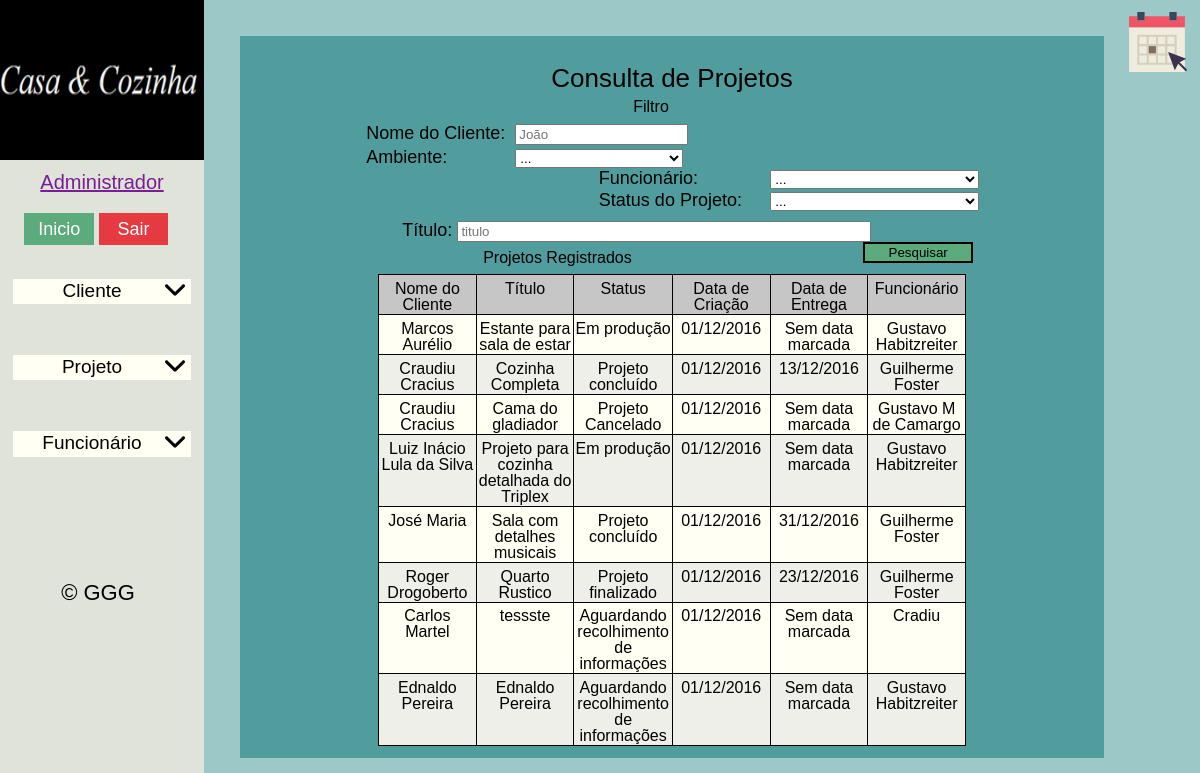
The app's page /index.php?pas=projeto&arq=consultas (signed in) with its own data.
### tables this page shows
CREATE TABLE `projetos` (
  `id` int(4) UNSIGNED ZEROFILL NOT NULL COMMENT 'Codigo de identificação de projetos.',
  `funcionarios_id` tinyint(2) UNSIGNED ZEROFILL NOT NULL COMMENT 'Código de identificação do funcionário.',
  `clientes_id` tinyint(3) UNSIGNED ZEROFILL NOT NULL COMMENT 'Código de identificação do cliente.',
  `status` tinyint(1) NOT NULL COMMENT 'Status em que se encontra o projeto:\n1 - Aguardando recolhimento de informações\n2 - Desenvolvimento pré-molde\n3 - Em produção\n4 - Projeto finalizado\n5 - Projeto concluido\n6 - Projeto cancelado',
  `titulo` varchar(45) NOT NULL COMMENT 'Titulo do projeto.',
  `bairro` varchar(20) NOT NULL COMMENT 'Bairro onde o cliente reside.',
  `logradouro` varchar(45) NOT NULL COMMENT 'Rua/Avenida que o cliente reside.',
  `numero` int(5) NOT NULL COMMENT 'Numero da casa da residencia do cliente.',
  `complemento` varchar(40) NOT NULL COMMENT 'Complemento da residencia do cliente.',
  `cidade` varchar(30) DEFAULT NULL COMMENT 'Cidade que o cliente reside.',
  `descricao` text COMMENT 'Descrição do projeto, onde é registrado as informações/descrições que o cliente repassa para o funcionário.',
  `valor` decimal(6,2) DEFAULT NULL
);

CREATE TABLE `clientes` (
  `id` tinyint(3) UNSIGNED ZEROFILL NOT NULL COMMENT 'Código de identificação do cliente.',
  `nome` varchar(45) NOT NULL COMMENT 'Nome completo do cliente.',
  `telefone` bigint(14) NOT NULL COMMENT 'Numero telefonico do cliente para contato.',
  `cpf` bigint(11) DEFAULT NULL COMMENT 'CPF do cliente.',
  `rg` char(10) DEFAULT NULL COMMENT 'RG do cliente.',
  `email` varchar(100) DEFAULT NULL COMMENT 'email do cliente para contato.',
  `cidade` varchar(30) DEFAULT NULL COMMENT 'Cidade onde o cliente reside.',
  `bairro` varchar(20) DEFAULT NULL COMMENT 'Bairro onde o cliente reside.',
  `logradouro` varchar(45) DEFAULT NULL COMMENT 'Rua/Avenida onde o cliente reside.',
  `numero` int(5) DEFAULT NULL COMMENT 'Numero da residencia do cliente.',
  `complemento` varchar(40) DEFAULT NULL COMMENT 'Complemento da residencia do cliente.'
);

CREATE TABLE `funcionarios` (
  `id` tinyint(2) UNSIGNED ZEROFILL NOT NULL COMMENT 'Código de identificação do funcionário.',
  `usuarios_id` tinyint(2) UNSIGNED ZEROFILL NOT NULL COMMENT 'Código de identificação do usuário.',
  `nome` varchar(45) NOT NULL COMMENT 'Nome completo do funcionário.',
  `telefone` bigint(14) NOT NULL COMMENT 'Numero telefonico do funcionário.',
  `email` varchar(100) NOT NULL COMMENT 'Email do funcionário.'
);

CREATE TABLE `agendamentos` (
  `id` int(6) UNSIGNED ZEROFILL NOT NULL COMMENT 'Código do agendamento',
  `projetos_id` int(4) UNSIGNED ZEROFILL NOT NULL COMMENT 'Código de identifição do projeto que recebeu o agendamento.',
  `tipo` tinyint(1) NOT NULL COMMENT 'Tipo de agendamento que será feito.\n1 - Agendamento de recolhimento de informações\n2 - Agendamento de homologação de projeto\n3 - Agendamento de entrega de produto',
  `status` tinyint(1) NOT NULL COMMENT 'Status em que se encontra o agendamento.\n1 - Completo\n2 - Imcompleto\n3 - Cancelado',
  `data_marcada` date NOT NULL COMMENT 'Data marcada pelo funcionários no agendamento.',
  `horario` time NOT NULL COMMENT 'Hórario marcado pelo funcionários para o agendamento.',
  `data_criada` date NOT NULL COMMENT 'Data em que foi feito o registro.'
);

### adicionais/php/php_conversaostatus.php (called while the page is built, shortened)
<?php
  function projeto($status){
    switch($status){
      case '1':
        return "Aguardando recolhimento de informações";
        break;
      case '3':
        return "Em produção";
        break;
      case '4':
        return "Projeto finalizado";
        break;
      case '5':
        return "Projeto concluído";
        break;
      case '6':
        return "Projeto Cancelado";
        break;
    }
}
?>

### adicionais/php/php_conversaodata.php (called while the page is built, shortened)
<?php
function data_local($data) {
	$conversao = explode("-", $data);
	$convertida = $conversao[2] . "/" . $conversao[1] . "/" . $conversao[0];
	return $convertida;
}
?>

### sistema/projeto/projeto_consultas.php (the view, shortened to what this page needs)
<h1 class="titulo-pagina">Consulta de Projetos</h1>
<h2 class="subtitulo">Filtro</h2>
  <form name="frmfiltroprojetos" action="?pas=projeto&arq=consultas" method="POST">
    <div class="area-filtro-projetos">
      <div class="div-e-filtro">
        <div>
          <label>Nome do Cliente: </label>
          <input type="text" name="txtnome" placeholder="João" maxlength="20"></input>
        </div>
        <div>
          <label>Ambiente: </label>
          <select name="selambiente">
            <option value="">...</option>
            <?php
$sql_sel_ambientes = "SELECT nome, id FROM ambientes";
$sql_sel_ambientes_preparado = $conexaobd->prepare($sql_sel_ambientes);
$sql_sel_ambientes_preparado->execute();
	?>
          </select>
        </div>
      </div>
      <div class="div-d-filtro">
        <div>
          <label>Funcionário: </label>
          <select name="selfuncionario">
            <option value="">...</option>
            <?php
$sql_sel_funcionarios = "SELECT nome, id FROM funcionarios";
$sql_sel_funcionarios_preparado = $conexaobd->prepare($sql_sel_funcionarios);
$sql_sel_funcionarios_preparado->execute();
	?>
          </select>
        </div>
        <div>
          <label>Status do Projeto: </label>
          <select name="selstatus">
            <option value="">...</option>
          </select>
        </div>
      </div>
      <div class="filtro-projetos">
        <label>Título: </label>
        <input type="text" name="txttitulo" placeholder="titulo"></input><button type="submit" name="btnenviar" class="btn-filtro-projeto" >Pesquisar</button>
      </div>
    </div>
  </form>
    <?php
if ((isset($_POST['txtnome'])) || (isset($_POST['selambiente'])) || (isset($_POST['selfuncionario'])) || (isset($_POST['txttitulo'])) || (isset($_POST['selstatus']))) {
	$p_nome = $_POST['txtnome'];
	$p_ambiente = $_POST['selambiente'];
	$p_funcionario = $_POST['selfuncionario'];
	$p_titulo = $_POST['txttitulo'];
	$p_status = $_POST['selstatus'];
	?>
          <h2 class="subtitulo">Projetos Registrados</h2>
            <section>
              <div class="tabela-consultas-2">
                <table id="tr-link">
                 <thead>
                   <tr>
                     <th width="16%">Nome do Cliente</th>
                     <th width="16%">Título</th>
                     <th width="16%">Status</th>
                     <th width="16%">Data de Criação</th>
                     <th width="16%">Data de Entrega</th>
                     <th width="16%">Funcionário</th>
                   </tr>
                 </thead>
                 <tbody>
          <?php
$sql_sel_pesquisa = "SELECT clientes.nome as nome_cliente, projetos.titulo, projetos.status, funcionarios.nome as
          nome_funcionario, projetos.id as projetos_id FROM clientes INNER JOIN projetos on clientes.id=projetos.clientes_id
          INNER JOIN funcionarios on projetos.funcionarios_id=funcionarios.id WHERE clientes.nome LIKE '%" . $p_nome . "%' AND
          funcionarios.id LIKE '%" . $p_funcionario . "%' AND projetos.status LIKE '%" . $p_status . "%'
          AND projetos.titulo LIKE '%" . $p_titulo . "%'";
	$sql_sel_pesquisa_preparado = $conexaobd->prepare($sql_sel_pesquisa);
	$sql_sel_pesquisa_preparado->execute();
	if ($sql_sel_pesquisa_preparado->rowCount() > 0) {
		while ($sql_sel_pesquisa_dados = $sql_sel_pesquisa_preparado->fetch()) {
			$status = projeto($sql_sel_pesquisa_dados['status']);
			$sql_sel_agendamentos = "SELECT data_criada FROM agendamentos WHERE projetos_id = '" . $sql_sel_pesquisa_dados['projetos_id'] . "'
                  AND id LIKE '%" . $p_ambiente . "%'";
			$sql_sel_agendamentos_preparado = $conexaobd->prepare($sql_sel_agendamentos);
			$sql_sel_agendamentos_preparado->execute();
			$sql_sel_agendamentos_dados = $sql_sel_agendamentos_preparado->fetch();
			$sql_sel_entrega = "SELECT data_marcada FROM agendamentos WHERE tipo='3' AND projetos_id = '" . $sql_sel_pesquisa_dados['projetos_id'] . "' AND id LIKE '%" . $p_ambiente . "%' ";
			$sql_sel_entrega_preparado = $conexaobd->prepare($sql_sel_entrega);
			$sql_sel_entrega_preparado->execute();
			$sql_sel_entrega_dados = $sql_sel_entrega_preparado->fetch();
      if ($sql_sel_agendamentos_preparado->rowCount() == 0) {
        $data_marcada = "Sem data marcada";
        $data_criada = "Sem data criada";
      } else {
        if ($sql_sel_entrega_preparado->rowCount() > 0) {
          $data_marcada = data_local($sql_sel_entrega_dados['data_marcada']);
        } else {
          $data_marcada = "Sem data marcada";
        }
        $data_criada = data_local($sql_sel_agendamentos_dados['data_criada']);
      }
			?>
                    <tr href="?pas=projeto&arq=consultadetalhada&id=<?php echo $sql_sel_pesquisa_dados['projetos_id']; ?>">
                      <td><?php echo $sql_sel_pesquisa_dados['nome_cliente']; ?></td>
                      <td><?php echo $sql_sel_pesquisa_dados['titulo']; ?></td>
                      <td><?php echo $status; ?></td>
                      <td><?php echo $data_criada; ?></td>
                      <td><?php echo $data_marcada; ?></td>
                      <td><?php echo $sql_sel_pesquisa_dados['nome_funcionario']; ?></td>
                    </tr>
                  <?php
}
	} else {
		?>
                <tr>
                  <td colspan="6">Não foram encontrados projetos</td>
                </tr>
              <?php
}
	?>
          </tbody>
        </table>
      </div>
    </section>
          <?php
} else {
	?>
    <h2 class="subtitulo">Projetos Registrados</h2>
    <section>
      <div class="tabela-consultas-2">
        <table id="tr-link">
          <?php
$sql_sel_projetos = "SELECT clientes.nome as nome_cliente, projetos.titulo, projetos.status, funcionarios.nome as nome_funcionario, projetos.id as projetos_id
             FROM clientes INNER JOIN projetos on clientes.id=projetos.clientes_id INNER JOIN funcionarios on projetos.funcionarios_id=funcionarios.id";
	$sql_sel_projetos_preparado = $conexaobd->prepare($sql_sel_projetos);
	$sql_sel_projetos_preparado->execute();
	?>
            <thead>
              <tr>
                <th width="16%">Nome do Cliente</th>
                <th width="16%">Título</th>
                <th width="16%">Status</th>
                <th width="16%">Data de Criação</th>
                <th width="16%">Data de Entrega</th>
                <th width="16%">Funcionário</th>
              </tr>
            </thead>
            <tbody>
              <?php
if ($sql_sel_projetos_preparado->rowCount() > 0) {
		while ($sql_sel_projetos_dados = $sql_sel_projetos_preparado->fetch()) {
			$status = projeto($sql_sel_projetos_dados['status']);
			$sql_sel_agendamentos = "SELECT data_criada, data_marcada FROM agendamentos WHERE projetos_id = '" . $sql_sel_projetos_dados['projetos_id'] . "'";
			$sql_sel_agendamentos_preparado = $conexaobd->prepare($sql_sel_agendamentos);
			$sql_sel_agendamentos_preparado->execute();
			$sql_sel_agendamentos_dados = $sql_sel_agendamentos_preparado->fetch();
			$sql_sel_entrega = "SELECT data_marcada FROM agendamentos WHERE tipo='3' AND projetos_id = '" . $sql_sel_projetos_dados['projetos_id'] . "' ";
			$sql_sel_entrega_preparado = $conexaobd->prepare($sql_sel_entrega);
			$sql_sel_entrega_preparado->execute();
			$sql_sel_entrega_dados = $sql_sel_entrega_preparado->fetch();
			if ($sql_sel_agendamentos_preparado->rowCount() == 0) {
				$data_marcada = "Sem data marcada";
				$data_criada = "Sem data criada";
			} else {
				if ($sql_sel_entrega_preparado->rowCount() > 0) {
					$data_marcada = data_local($sql_sel_entrega_dados['data_marcada']);
				} else {
					$data_marcada = "Sem data marcada";
				}
				$data_criada = data_local($sql_sel_agendamentos_dados['data_criada']);
			}
			?>
              <tr href="?pas=projeto&arq=consultadetalhada&id=<?php echo $sql_sel_projetos_dados['projetos_id'] ?>">
                <td><?php echo $sql_sel_projetos_dados['nome_cliente']; ?></td>
                <td><?php echo $sql_sel_projetos_dados['titulo']; ?></td>
                <td><?php echo $status; ?></td>
                <td><?php echo $data_criada; ?></td>
                <td><?php echo $data_marcada; ?></td>
                <td><?php echo $sql_sel_projetos_dados['nome_funcionario']; ?></td>
              </tr>
              <?php
}
	} else {
		?>
                  <tr href="#">
                    <td colspan="6">Não existem projetos registrados</td>
                  </tr>
                  <?php
}
}
?>
            </tbody>
        </table>
      </div>
    </section>

### records on screen
projetos: clientes.nome "Marcos Aurélio", titulo "Estante para sala de estar", status "Em produção", data_criada "01/12/2016", data_marcada "Sem data marcada", funcionarios.nome "Gustavo Habitzreiter"
projetos: clientes.nome "Craudiu Cracius", titulo "Cozinha Completa", status "Projeto concluído", data_criada "01/12/2016", agendamentos.data_marcada "13/12/2016", funcionarios.nome "Guilherme Foster"
projetos: clientes.nome "Craudiu Cracius", titulo "Cama do gladiador", status "Projeto Cancelado", data_criada "01/12/2016", data_marcada "Sem data marcada", funcionarios.nome "Gustavo M de Camargo"
projetos: clientes.nome "Luiz Inácio Lula da Silva", titulo "Projeto para cozinha detalhada do Triplex", status "Em produção", data_criada "01/12/2016", data_marcada "Sem data marcada", funcionarios.nome "Gustavo Habitzreiter"
projetos: clientes.nome "José Maria", titulo "Sala com detalhes musicais", status "Projeto concluído", data_criada "01/12/2016", agendamentos.data_marcada "31/12/2016", funcionarios.nome "Guilherme Foster"
projetos: clientes.nome "Roger Drogoberto", titulo "Quarto Rustico", status "Projeto finalizado", data_criada "01/12/2016", agendamentos.data_marcada "23/12/2016", funcionarios.nome "Guilherme Foster"
projetos: clientes.nome "Carlos Martel", titulo "tessste", status "Aguardando recolhimento de informações", data_criada "01/12/2016", data_marcada "Sem data marcada", funcionarios.nome "Cradiu"
projetos: clientes.nome "Ednaldo Pereira", titulo "Ednaldo Pereira", status "Aguardando recolhimento de informações", data_criada "01/12/2016", data_marcada "Sem data marcada", funcionarios.nome "Gustavo Habitzreiter"

### other values on screen
$_SESSION['funcionario'] "Administrador"
